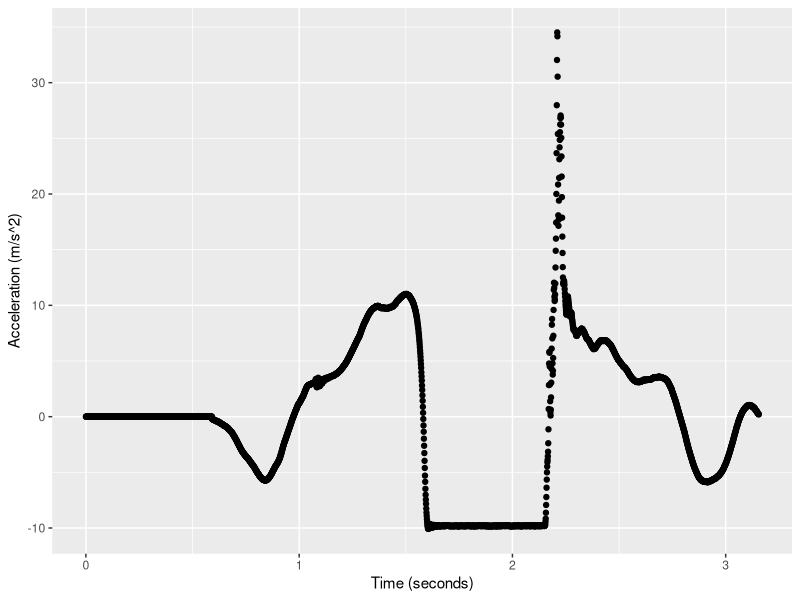
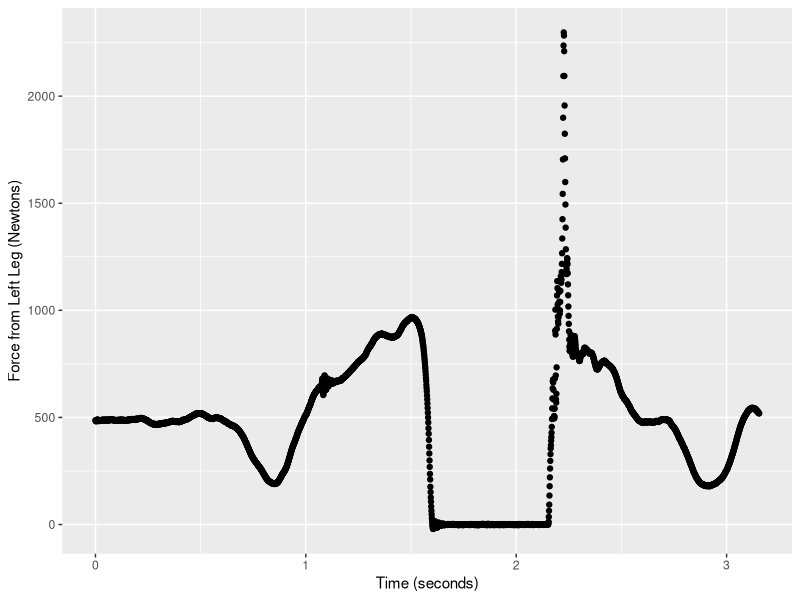
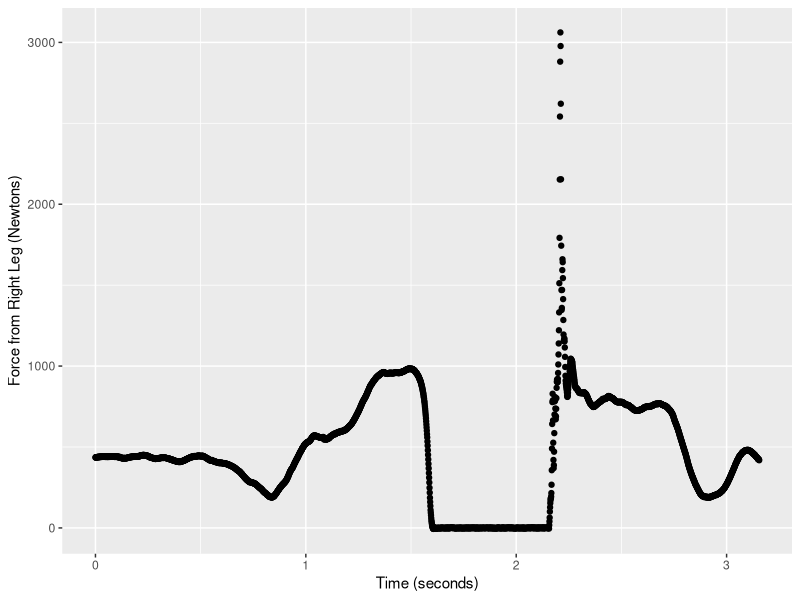
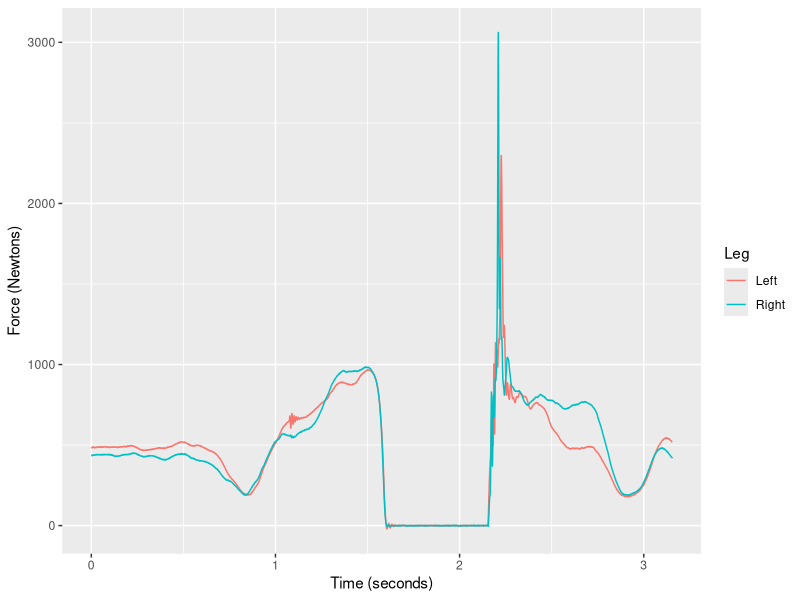
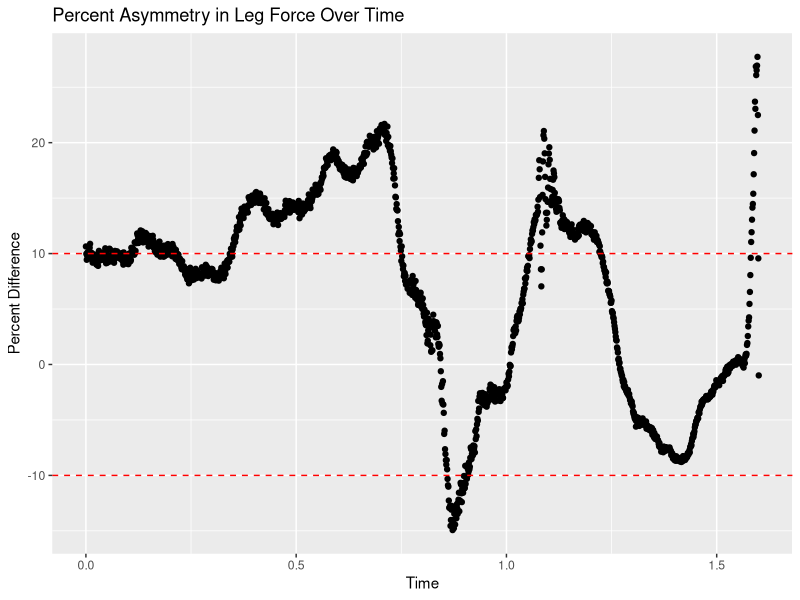
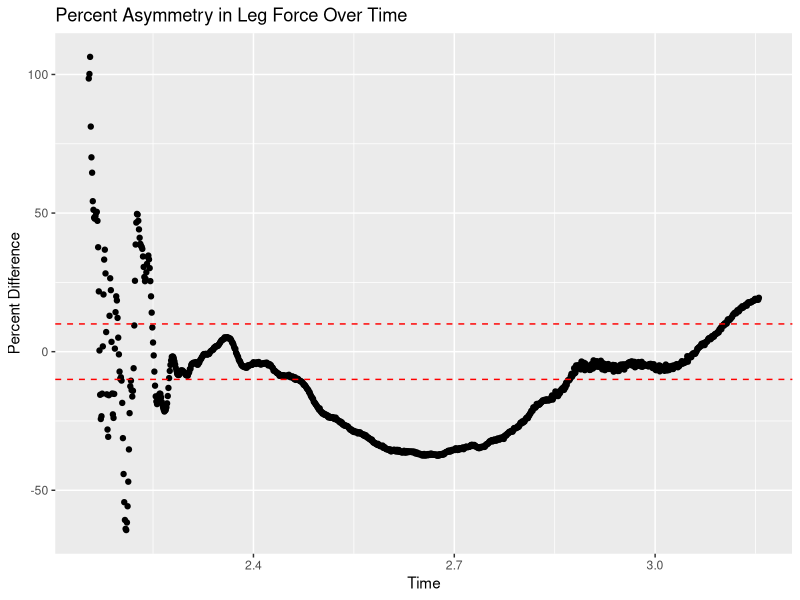

Generate these figures, in order, with R:
## ---- chunk 1
rm(list=ls())

library(ggplot2)

data <-read.csv("CJ CMJ-Countermovement Jump-2022.09.02-10.33.20-Trial1 - CJ CMJ-Countermovement Jump-2022.09.02-10.33.20-Trial1.csv",
                skip=9)
mean(is.na(data$Z.Left))
mean(is.na(data$Z.Right))
## ---- chunk 2
# Change time to normalize to 0
data$Time <- data$Time - min(data$Time)
## ---- chunk 3
T <- nrow(data)

# re-arrange data to be able to plot left leg against right leg
data_tidy <- data.frame(Time=data$Time, Force=data$Z.Left, Leg="Left")

data_tidy <- rbind(data_tidy, data.frame(Time=data$Time, Force=data$Z.Right,
                                         Leg="Right"))

plot_left <- ggplot(data, aes(x=Time, y=Z.Left)) + geom_point() +
  ylab("Force from Left Leg (Newtons)") + xlab("Time (seconds)")

plot_right <- ggplot(data, aes(x=Time, y=Z.Right)) + geom_point() +
  ylab("Force from Right Leg (Newtons)") + xlab("Time (seconds)")

plot_both <- ggplot(data_tidy, aes(x=Time, y=Force, color=Leg)) + geom_line() +
  ylab("Force (Newtons)") + xlab("Time (seconds)") 
## ---- chunk 4
# Acceleration plot

plot_acc <- ggplot(data, aes(x=Time, y=Acceleration)) + geom_point() +
  ylab("Acceleration (m/s^2)") + xlab("Time (seconds)") 

plot_acc
## ---- chunk 5
# Find standing phase: acceleration 0
# Looks like rows 1 - 592
# data[2100:2600, c("Time", "Acceleration")]
standing_inds <- 1:592

# Find unweighing phase: acceleration negative
# Rows 593 - 973
unweighting_inds <- 593:973

# Find breaking phase: acceleration positive
# Rows 974 - 1374
braking_inds <- 974:1374

# Find propulsion phase: acceleration peaks and starts declining
# Rows 1375 - 1601
propulsion_inds <- 1375:1601

# In the air: acceleration -9.8

# Landing rows: 2155 - T
landing_inds <- 2155:T
## ---- chunk 6
# Calculate the percentage difference between force from left and right legs
# in the z direction at each time
data$pct_diff <- (data$Z.Left - data$Z.Right)/pmax(data$Z.Left, data$Z.Right)*100
data$abs_pct_diff <- abs(data$Z.Left - data$Z.Right)/pmax(data$Z.Left, data$Z.Right)*100

# Average absolute asymmetry during standing phase:
avg_standing_asymmetry <- mean(data[standing_inds, "abs_pct_diff"])

# Average absolute asymmetry during unweighting phase:
avg_unweighting_asymmetry <- mean(data[unweighting_inds, "abs_pct_diff"])

# Average absolute asymmetry during breaking phase:
avg_braking_asymmetry <- mean(data[braking_inds, "abs_pct_diff"])

# Average absolute asymmetry during propulsion phase:
avg_propulsion_asymmetry <- mean(data[propulsion_inds, "abs_pct_diff"])

# Average absolute asymmetry during braking phase
avg_landing_asymmetry <- mean(data[landing_inds, "abs_pct_diff"])
## ---- chunk 7
df_plot <- data[c(standing_inds, unweighting_inds, braking_inds,
                  propulsion_inds), ]

plot_pct_diff <- ggplot(df_plot, aes(x=Time, y= pct_diff)) + geom_point() +
  geom_hline(yintercept=10, color="red", linetype = "dashed") +
  geom_hline(yintercept=-10, color="red", linetype = "dashed") +
  ylab("Percent Difference") + ggtitle("Percent Asymmetry in Leg Force Over Time")

landing_plot <- data[landing_inds,]

landing_plot_pct_diff <- ggplot(landing_plot, aes(x=Time, y= pct_diff)) + geom_point() +
  geom_hline(yintercept=10, color="red", linetype = "dashed") +
  geom_hline(yintercept=-10, color="red", linetype = "dashed") +
  ylab("Percent Difference") + ggtitle("Percent Asymmetry in Leg Force Over Time")
## ---- chunk 8
plot_left

plot_right

plot_both

plot_pct_diff

landing_plot_pct_diff
## ---- chunk 9
# Average absolute asymmetry during standing phase:
print(paste(round(avg_standing_asymmetry, 4), "%", sep=""))

# Average absolute asymmetry during unweighting phase:
print(paste(round(avg_unweighting_asymmetry, 4), "%", sep=""))

# Average absolute asymmetry during breaking phase:
print(paste(round(avg_braking_asymmetry, 4), "%", sep=""))

# Average absolute asymmetry during propulsion phase:
print(paste(round(avg_propulsion_asymmetry, 4), "%", sep=""))

# Average absolute asymmetry during braking phase
print(paste(round(avg_landing_asymmetry, 4), "%", sep=""))
## ---- chunk 10
# Summary statistics
print(summary(data[standing_inds, "abs_pct_diff"]))
print(sd(data[standing_inds, "abs_pct_diff"]))

print(summary(data[standing_inds, "Z.Left"]))
print(sd(data[standing_inds, "Z.Left"]))

# Unweighting
print(summary(data[unweighting_inds, "abs_pct_diff"]))
print(sd(data[unweighting_inds, "abs_pct_diff"]))

# Breaking
print(summary(data[braking_inds, "abs_pct_diff"]))
print(sd(data[braking_inds, "abs_pct_diff"]))

# Propulsion
print(summary(data[propulsion_inds, "abs_pct_diff"]))
print(sd(data[propulsion_inds, "abs_pct_diff"]))

# Landing
avg_landing_asymmetry <- mean(data[landing_inds, "abs_pct_diff"])
print(paste(round(avg_landing_asymmetry, 4), "%", sep=""))
